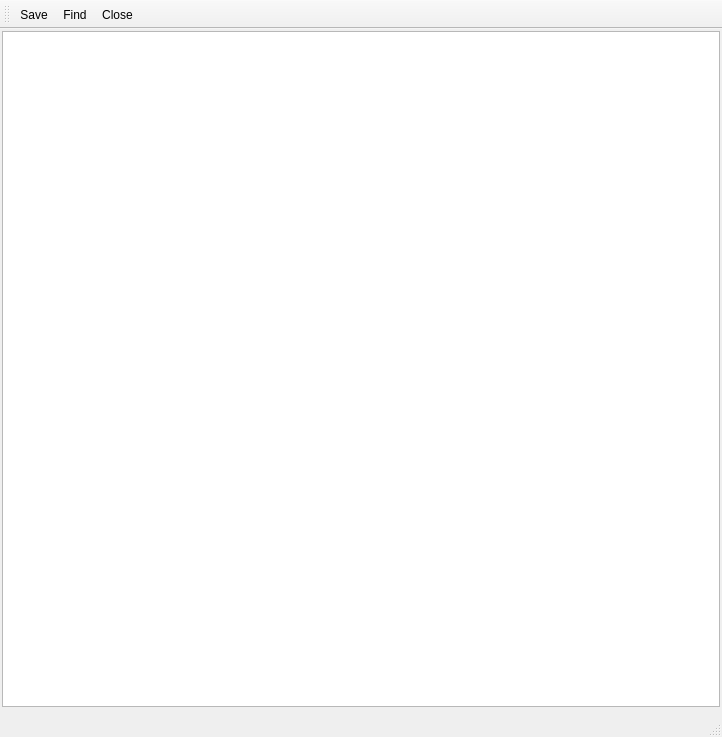
<?xml version="1.0" encoding="UTF-8"?>
<ui version="4.0">
 <class>CustomFilterEditor</class>
 <widget class="QMainWindow" name="CustomFilterEditor">
  <property name="geometry">
   <rect>
    <x>0</x>
    <y>0</y>
    <width>722</width>
    <height>737</height>
   </rect>
  </property>
  <property name="windowTitle">
   <string>Edit Custom Filters</string>
  </property>
  <widget class="QWidget" name="centralwidget">
   <layout class="QVBoxLayout" name="verticalLayout">
    <property name="leftMargin">
     <number>2</number>
    </property>
    <property name="topMargin">
     <number>2</number>
    </property>
    <property name="rightMargin">
     <number>2</number>
    </property>
    <property name="bottomMargin">
     <number>2</number>
    </property>
    <item>
     <widget class="CodeEditor" name="filterEditor"/>
    </item>
    <item>
     <widget class="FindTextWidget" name="widgetFindText" native="true"/>
    </item>
   </layout>
  </widget>
  <widget class="QStatusBar" name="statusbar"/>
  <widget class="QToolBar" name="toolBar">
   <property name="windowTitle">
    <string>toolBar</string>
   </property>
   <attribute name="toolBarArea">
    <enum>TopToolBarArea</enum>
   </attribute>
   <attribute name="toolBarBreak">
    <bool>false</bool>
   </attribute>
   <addaction name="actionSave"/>
   <addaction name="actionFind"/>
   <addaction name="actionClose"/>
  </widget>
  <action name="actionSave">
   <property name="icon">
    <iconset resource="../../app/assets/application.qrc">
     <normaloff>:/document-save.png</normaloff>:/document-save.png</iconset>
   </property>
   <property name="text">
    <string>Save</string>
   </property>
   <property name="toolTip">
    <string>Save Changes</string>
   </property>
   <property name="shortcut">
    <string>Ctrl+S</string>
   </property>
  </action>
  <action name="actionFind">
   <property name="icon">
    <iconset resource="../../app/assets/application.qrc">
     <normaloff>:/edit-find.png</normaloff>:/edit-find.png</iconset>
   </property>
   <property name="text">
    <string>Find</string>
   </property>
   <property name="toolTip">
    <string>Find Text</string>
   </property>
   <property name="shortcut">
    <string>Ctrl+F</string>
   </property>
  </action>
  <action name="actionClose">
   <property name="icon">
    <iconset resource="../../app/assets/application.qrc">
     <normaloff>:/window-close.png</normaloff>:/window-close.png</iconset>
   </property>
   <property name="text">
    <string>Close</string>
   </property>
   <property name="toolTip">
    <string>Close Window</string>
   </property>
   <property name="shortcut">
    <string>Ctrl+Q</string>
   </property>
  </action>
 </widget>
 <customwidgets>
  <customwidget>
   <class>FindTextWidget</class>
   <extends>QWidget</extends>
   <header>FindTextWidget.h</header>
   <container>1</container>
  </customwidget>
  <customwidget>
   <class>CodeEditor</class>
   <extends>QPlainTextEdit</extends>
   <header>CodeEditor.h</header>
  </customwidget>
 </customwidgets>
 <resources>
  <include location="../../app/assets/application.qrc"/>
 </resources>
 <connections/>
</ui>
